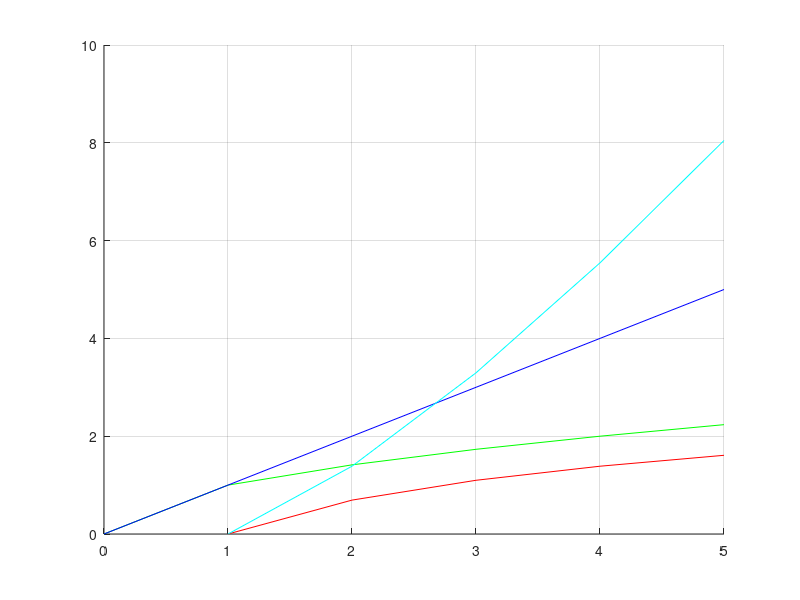

This chart was generated by the following MATLAB code:

clc, clear all, close all
% x = 0:.000001:1;
n=0:5;
hold on,grid on
plot(n, log(n),     'r')
plot(n, sqrt(n),    'g')
plot(n, n,          'b')
plot(n, n.*log(n),  'c')
% plot(x, x.^2)
% plot(x, x.^3)
% plot(x, 2.^x)
% plot(x, factorial(x))
% 
% 
